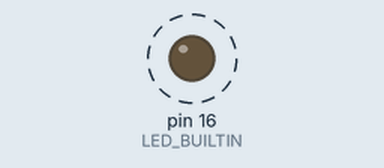
A sketch run on a simulated Arduino Uno, built with avr-gcc and run on an emulated ATmega328P. Parts: output pins drawn as LEDs (lit = HIGH). Dashed ring = blinking.

Above: at 0.5 s.
Timing chart, 0 to 4.6 s (numbered marks = the images above):
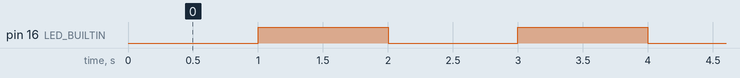

Measured:
- by itself, pin 16 (LED_BUILTIN): alternates HIGH for 1.0 s and LOW for 1.0 s, 32 changes in all, then stays LOW

The sketch:

Blink01.ino
```cpp
/*
  Blink01 https://github.com/samsuanchen/blink01

  Turns an LED on for one second, then off for one second, repeatedly.
  Not using delay(), an alternative blink is given to run in the same feature of
  Arduino basic example Blink, http://www.arduino.cc/en/Tutorial/Blink.

  Most Arduinos have an on-board LED you can control. On the UNO, MEGA and ZERO
  it is attached to digital pin 13, on MKR1000 on pin 6. LED_BUILTIN is set to
  the correct LED pin independent of which board is used.
  If you want to know what pin the on-board LED is connected to on your Arduino
  model, check the Technical Specs of your board at:
  https://www.arduino.cc/en/Main/Products

  derived 9 Jan 2019 by samsuanchen@gmail.com
*/

// remember time and level to change led HIGH / LOW
int timeChangeLevel;
int changLevel;

// delay period
int periodHIGH = 1000;
int periodLOW = 1000;

#define LED_BUILTIN 16 // for WIFIBOY 32

// the setup function runs once when you press reset or power the board
void setup() {

  // set LED_BUILTIN as a digital output divice (pin level become LOW).
  pinMode(LED_BUILTIN, OUTPUT);

  // next time and level to change
  timeChangeLevel = periodLOW;
  changLevel = HIGH;

}

// the loop function runs over and over again forever
void loop() {

  // wait time to change
  if( millis() >= timeChangeLevel ) {

    // chang level
    digitalWrite( LED_BUILTIN, changLevel );

    // next time and level to change
    timeChangeLevel += changLevel ? periodHIGH : periodLOW;
    changLevel = changLevel ? LOW : HIGH;

  }
}
```
